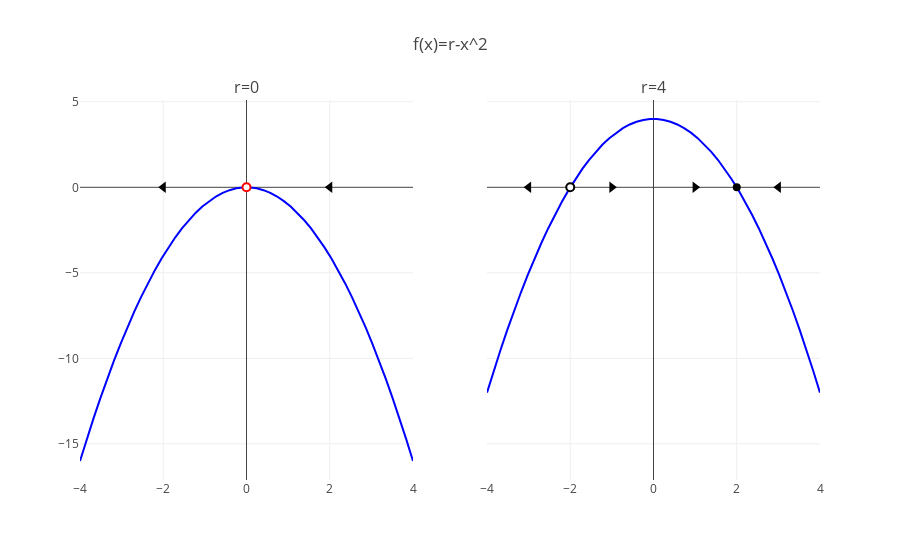

Notebook source saved alongside this figure:
### Markdown cell above
### $\dot{x}=f(x)=r-x^2, r\geq0.$

1. $r=0: x^*=0, f^\prime(x^*)=0$ unknown
2. $r>0: x^*=+\sqrt{r}, f^\prime(x^*)=-2\sqrt{r}<0$ stable
3. $r>0: x^*=-\sqrt{r}, f^\prime(x^*)=+2\sqrt{r}<0$ unstable

### Code cell
x = np.linspace(-4, +4)

trace1 = go.Scatter(x=x, y=-x**2, line=dict(color='blue'))
trace2 = go.Scatter(x=x, y=4-x**2, line=dict(color='blue'))

fpoint1 = go.Scatter(x=[0], y=[0], marker=dict(size=8, symbol='circle', color='white', line=dict(color='red', width=2)))
fpoint2a = go.Scatter(x=[-2], y=[0], marker=dict(size=8, symbol='circle', color='white', line=dict(color='black', width=2)))
fpoint2b = go.Scatter(x=[+2], y=[0], marker=dict(size=8, symbol='circle', color='black'))

flow1a = go.Scatter(x=[+2], y=[0], marker=dict(size=10, symbol='triangle-left', color='black'))
flow1b = go.Scatter(x=[-2], y=[0], marker=dict(size=10, symbol='triangle-left', color='black'))
flow2a = go.Scatter(x=[+1], y=[0], marker=dict(size=10, symbol='triangle-right', color='black'))
flow2b = go.Scatter(x=[-3], y=[0], marker=dict(size=10, symbol='triangle-left', color='black'))
flow2c = go.Scatter(x=[+3], y=[0], marker=dict(size=10, symbol='triangle-left', color='black'))
flow2d = go.Scatter(x=[-1], y=[0], marker=dict(size=10, symbol='triangle-right', color='black'))

figure = tools.make_subplots(cols=2, subplot_titles=['r=0', 'r=4'], shared_yaxes=True)
figure.append_trace(trace1, 1, 1)
figure.append_trace(trace2, 1, 2)
figure.append_trace(fpoint1, 1, 1)
figure.append_trace(fpoint2a, 1, 2)
figure.append_trace(fpoint2b, 1, 2)
figure.append_trace(flow1a, 1, 1)
figure.append_trace(flow1b, 1, 1)
figure.append_trace(flow2a, 1, 2)
figure.append_trace(flow2b, 1, 2)
figure.append_trace(flow2c, 1, 2)
figure.append_trace(flow2d, 1, 2)

figure['layout'].update(title='f(x)=r-x^2')
figure['layout'].update(showlegend=False)


py.iplot(figure)

### Figure 1 — Plotly figure (JSON) as saved in the notebook; plotly's stock layout.template omitted (floating-point values rounded to 4 significant figures)
{"data": [{"line": {"color": "blue"}, "type": "scatter", "uid": "3932d9ae-72ba-4ba5-9699-a204107ffd39", "x": [-4, -3.837, -3.673, -3.51, -3.347, -3.184, -3.02, -2.857, -2.694, -2.531, -2.367, -2.204, -2.041, -1.878, -1.714, -1.551, -1.388, -1.224, -1.061, -0.898, -0.7347, -0.5714, -0.4082, -0.2449, -0.08163, 0.08163, 0.2449, 0.4082, 0.5714, 0.7347, 0.898, 1.061, 1.224, 1.388, 1.551, 1.714, 1.878, 2.041, 2.204, 2.367, 2.531, 2.694, 2.857, 3.02, 3.184, 3.347, 3.51, 3.673, 3.837, 4], "xaxis": "x", "y": [-16, -14.72, -13.49, -12.32, -11.2, -10.14, -9.123, -8.163, -7.257, -6.404, -5.604, -4.858, -4.165, -3.525, -2.939, -2.406, -1.926, -1.499, -1.126, -0.8063, -0.5398, -0.3265, -0.1666, -0.05998, -0.006664, -0.006664, -0.05998, -0.1666, -0.3265, -0.5398, -0.8063, -1.126, -1.499, -1.926, -2.406, -2.939, -3.525, -4.165, -4.858, -5.604, -6.404, -7.257, -8.163, -9.123, -10.14, -11.2, -12.32, -13.49, -14.72, -16], "yaxis": "y"}, {"line": {"color": "blue"}, "type": "scatter", "uid": "32b2a753-fbce-4a60-8e05-d73738d9df77", "x": [-4, -3.837, -3.673, -3.51, -3.347, -3.184, -3.02, -2.857, -2.694, -2.531, -2.367, -2.204, -2.041, -1.878, -1.714, -1.551, -1.388, -1.224, -1.061, -0.898, -0.7347, -0.5714, -0.4082, -0.2449, -0.08163, 0.08163, 0.2449, 0.4082, 0.5714, 0.7347, 0.898, 1.061, 1.224, 1.388, 1.551, 1.714, 1.878, 2.041, 2.204, 2.367, 2.531, 2.694, 2.857, 3.02, 3.184, 3.347, 3.51, 3.673, 3.837, 4], "xaxis": "x2", "y": [-12, -10.72, -9.494, -8.322, -7.202, -6.136, -5.123, -4.163, -3.257, -2.404, -1.604, -0.858, -0.1649, 0.4748, 1.061, 1.594, 2.074, 2.501, 2.874, 3.194, 3.46, 3.673, 3.833, 3.94, 3.993, 3.993, 3.94, 3.833, 3.673, 3.46, 3.194, 2.874, 2.501, 2.074, 1.594, 1.061, 0.4748, -0.1649, -0.858, -1.604, -2.404, -3.257, -4.163, -5.123, -6.136, -7.202, -8.322, -9.494, -10.72, -12], "yaxis": "y"}, {"marker": {"color": "white", "line": {"color": "red", "width": 2}, "size": 8, "symbol": "circle"}, "type": "scatter", "uid": "2932d180-ae19-454c-bac5-a4ee91c355cb", "x": [0], "xaxis": "x", "y": [0], "yaxis": "y"}, {"marker": {"color": "white", "line": {"color": "black", "width": 2}, "size": 8, "symbol": "circle"}, "type": "scatter", "uid": "6051538b-9ae7-4fd6-b551-92bd6bccc70d", "x": [-2], "xaxis": "x2", "y": [0], "yaxis": "y"}, {"marker": {"color": "black", "size": 8, "symbol": "circle"}, "type": "scatter", "uid": "dea214c2-c4a0-4a90-b13e-9f0ed9ced036", "x": [2], "xaxis": "x2", "y": [0], "yaxis": "y"}, {"marker": {"color": "black", "size": 10, "symbol": "triangle-left"}, "type": "scatter", "uid": "e3c9d609-4a63-4996-96bb-f54e0ff194aa", "x": [2], "xaxis": "x", "y": [0], "yaxis": "y"}, {"marker": {"color": "black", "size": 10, "symbol": "triangle-left"}, "type": "scatter", "uid": "d4ec005a-a2f0-4381-a7cb-e4973e7de6ec", "x": [-2], "xaxis": "x", "y": [0], "yaxis": "y"}, {"marker": {"color": "black", "size": 10, "symbol": "triangle-right"}, "type": "scatter", "uid": "0d10ffd8-15a3-4008-ad1f-166c4118e49c", "x": [1], "xaxis": "x2", "y": [0], "yaxis": "y"}, {"marker": {"color": "black", "size": 10, "symbol": "triangle-left"}, "type": "scatter", "uid": "4fd9ee09-f8b6-4fa5-bb8a-b4967fdb5946", "x": [-3], "xaxis": "x2", "y": [0], "yaxis": "y"}, {"marker": {"color": "black", "size": 10, "symbol": "triangle-left"}, "type": "scatter", "uid": "9056bfd1-128e-4303-b516-551cee606fad", "x": [3], "xaxis": "x2", "y": [0], "yaxis": "y"}, {"marker": {"color": "black", "size": 10, "symbol": "triangle-right"}, "type": "scatter", "uid": "97b080f1-1b3f-4317-bd92-364add4ba6fc", "x": [-1], "xaxis": "x2", "y": [0], "yaxis": "y"}], "layout": {"annotations": [{"font": {"size": 16}, "showarrow": false, "text": "r=0", "x": 0.225, "xanchor": "center", "xref": "paper", "y": 1, "yanchor": "bottom", "yref": "paper"}, {"font": {"size": 16}, "showarrow": false, "text": "r=4", "x": 0.775, "xanchor": "center", "xref": "paper", "y": 1, "yanchor": "bottom", "yref": "paper"}], "showlegend": false, "title": "f(x)=r-x^2", "xaxis": {"anchor": "y", "domain": [0, 0.45]}, "xaxis2": {"anchor": "free", "domain": [0.55, 1], "position": 0}, "yaxis": {"anchor": "x", "domain": [0, 1]}}}
